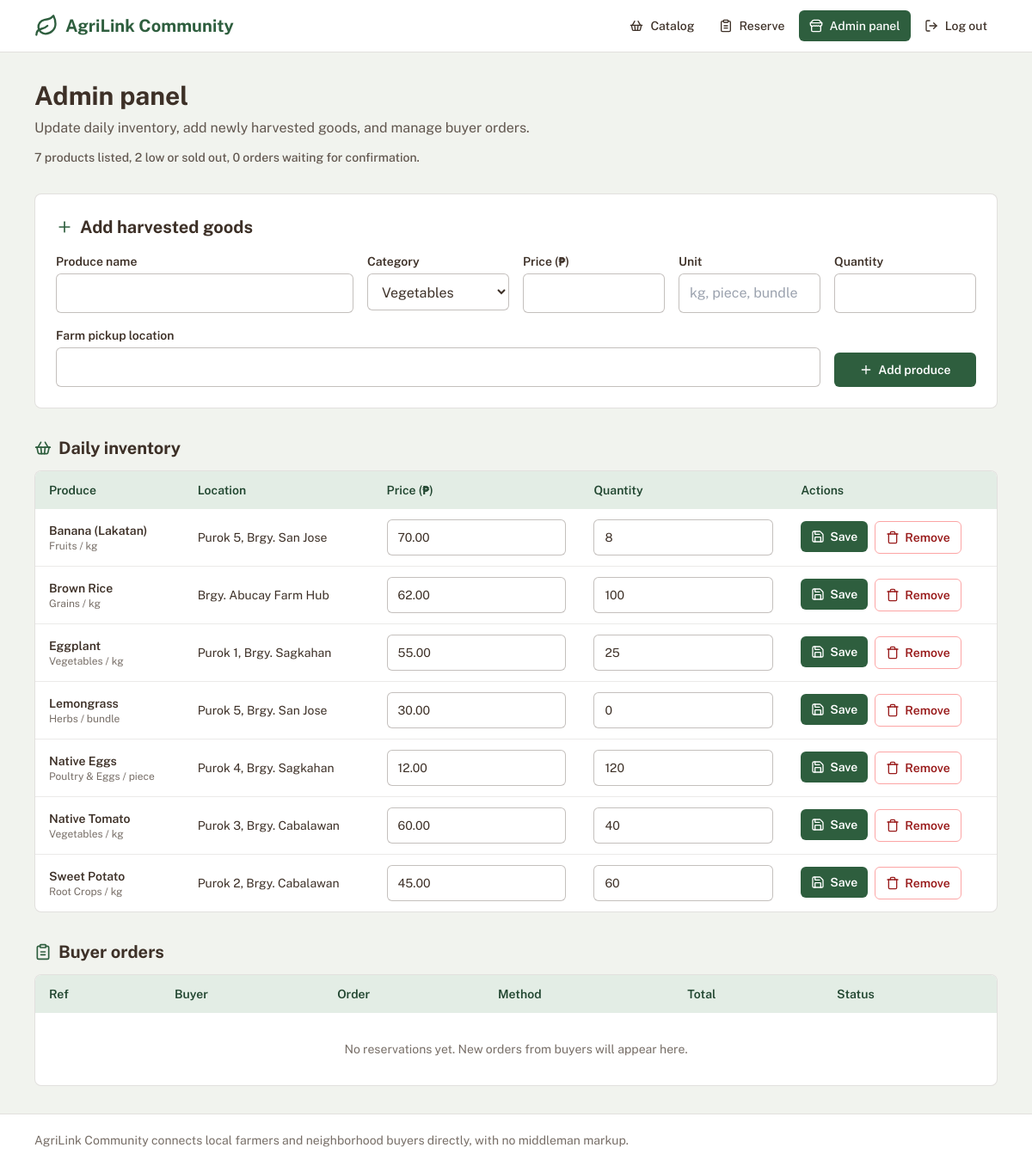
/admin.php (signed in), run on the app's committed database.
### tables this page shows
CREATE TABLE products (
  id INT AUTO_INCREMENT PRIMARY KEY,
  name VARCHAR(80) NOT NULL,
  category VARCHAR(30) NOT NULL,
  price DECIMAL(8,2) NOT NULL,
  unit VARCHAR(20) NOT NULL,
  quantity INT NOT NULL DEFAULT 0,
  location VARCHAR(120) NOT NULL,
  created_at TIMESTAMP DEFAULT CURRENT_TIMESTAMP
);

### admin.php (the view, shortened to what this page needs)
<?php
require __DIR__ . '/includes/db.php';
$products = $pdo->query("SELECT * FROM products ORDER BY name")->fetchAll();
$orders = $pdo->query("SELECT o.*, p.name, p.unit, p.price FROM orders o JOIN products p ON p.id = o.product_id ORDER BY o.id DESC")->fetchAll();
$pending = (int)$pdo->query("SELECT COUNT(*) FROM orders WHERE status = 'Pending'")->fetchColumn();
$low = (int)$pdo->query("SELECT COUNT(*) FROM products WHERE quantity <= 10")->fetchColumn();
$th = 'px-4 py-3 text-left font-semibold';
$btn = 'inline-flex items-center gap-1.5 rounded-md px-3 py-2 text-sm font-semibold focus:outline-none focus:ring-2 focus:ring-leaf/40';
require __DIR__ . '/includes/header.php';
?>
<h1 class="text-3xl font-bold">Admin panel</h1>
<p class="mt-2 text-soil/80">Update daily inventory, add newly harvested goods, and manage buyer orders.</p>
<p class="mt-3 text-sm font-medium text-soil/80"><?= count($products) ?> products listed, <?= $low ?> low or sold out, <?= $pending ?> orders waiting for confirmation.</p>
<section class="mt-8 rounded-lg border border-soil/15 bg-white p-5 sm:p-6" aria-labelledby="add-h">
  <h2 id="add-h" class="flex items-center gap-2 text-xl font-bold"><?= icon('plus', 'h-5 w-5 text-leaf') ?> Add harvested goods</h2>
  <form method="post" class="mt-4 grid gap-4 sm:grid-cols-2 lg:grid-cols-6">
    <div class="lg:col-span-2"><label for="n" class="mb-1 block text-sm font-semibold">Produce name</label><input id="n" name="name" maxlength="80" required class="<?= INPUT ?>"></div>
    <div><label for="c" class="mb-1 block text-sm font-semibold">Category</label>
      <select id="c" name="category" required class="<?= INPUT ?>"><?php foreach (CATEGORIES as $c): ?><option><?= e($c) ?></option><?php endforeach; ?></select></div>
    <div><label for="p" class="mb-1 block text-sm font-semibold">Price (₱)</label><input id="p" name="price" type="number" step="0.01" min="0.01" required class="<?= INPUT ?>"></div>
    <div><label for="u" class="mb-1 block text-sm font-semibold">Unit</label><input id="u" name="unit" maxlength="20" placeholder="kg, piece, bundle" required class="<?= INPUT ?>"></div>
    <div><label for="q" class="mb-1 block text-sm font-semibold">Quantity</label><input id="q" name="quantity" type="number" min="0" required class="<?= INPUT ?>"></div>
    <div class="sm:col-span-2 lg:col-span-5"><label for="l" class="mb-1 block text-sm font-semibold">Farm pickup location</label><input id="l" name="location" maxlength="120" required class="<?= INPUT ?>"></div>
    <div class="flex items-end"><button class="<?= $btn ?> w-full justify-center bg-leaf py-2.5 text-white hover:bg-leaf-dark"><?= icon('plus', 'h-4 w-4') ?> Add produce</button></div>
  </form>
</section>
<section class="mt-8" aria-labelledby="inv-h">
  <h2 id="inv-h" class="flex items-center gap-2 text-xl font-bold"><?= icon('basket', 'h-5 w-5 text-leaf') ?> Daily inventory</h2>
  <div class="mt-3 overflow-x-auto rounded-lg border border-soil/15 bg-white">
    <table class="min-w-full text-sm">
      <thead class="bg-leaf-soft text-leaf-dark"><tr>
        <th class="<?= $th ?>">Produce</th><th class="<?= $th ?>">Location</th><th class="<?= $th ?>">Price (₱)</th><th class="<?= $th ?>">Quantity</th><th class="<?= $th ?>">Actions</th>
      </tr></thead>
      <tbody class="divide-y divide-soil/10">
      <?php foreach ($products as $p): $id = (int)$p['id']; ?>
        <tr>
          <td class="px-4 py-3"><p class="font-semibold"><?= e($p['name']) ?></p><p class="text-xs text-soil/70"><?= e($p['category']) ?> / <?= e($p['unit']) ?></p></td>
          <td class="px-4 py-3"><?= e($p['location']) ?></td>
          <td class="px-4 py-3"><input form="u<?= $id ?>" name="price" type="number" step="0.01" min="0.01" value="<?= e($p['price']) ?>" aria-label="Price for <?= e($p['name']) ?>" class="<?= INPUT ?> w-28"></td>
          <td class="px-4 py-3"><input form="u<?= $id ?>" name="quantity" type="number" min="0" value="<?= (int)$p['quantity'] ?>" aria-label="Quantity for <?= e($p['name']) ?>" class="<?= INPUT ?> w-24"></td>
          <td class="px-4 py-3">
            <div class="flex gap-2">
              <form id="u<?= $id ?>" method="post"><input type="hidden" name="action" value="update"><input type="hidden" name="id" value="<?= $id ?>">
                <button class="<?= $btn ?> bg-leaf text-white hover:bg-leaf-dark"><?= icon('save', 'h-4 w-4') ?> Save</button></form>
              <form method="post" onsubmit="return confirm('Remove this produce and its orders?')"><input type="hidden" name="action" value="delete"><input type="hidden" name="id" value="<?= $id ?>">
                <button class="<?= $btn ?> border border-red-300 text-red-800 hover:bg-red-50" aria-label="Remove <?= e($p['name']) ?>"><?= icon('trash', 'h-4 w-4') ?> Remove</button></form>
            </div>
          </td>
        </tr>
      <?php endforeach; ?>
      </tbody>
    </table>
  </div>
</section>
<section class="mt-8" aria-labelledby="ord-h">
  <h2 id="ord-h" class="flex items-center gap-2 text-xl font-bold"><?= icon('list', 'h-5 w-5 text-leaf') ?> Buyer orders</h2>
  <div class="mt-3 overflow-x-auto rounded-lg border border-soil/15 bg-white">
    <table class="min-w-full text-sm">
      <thead class="bg-leaf-soft text-leaf-dark"><tr>
        <th class="<?= $th ?>">Ref</th><th class="<?= $th ?>">Buyer</th><th class="<?= $th ?>">Order</th><th class="<?= $th ?>">Method</th><th class="<?= $th ?>">Total</th><th class="<?= $th ?>">Status</th>
      </tr></thead>
      <tbody class="divide-y divide-soil/10">
      <?php if (!$orders): ?><tr><td colspan="6" class="px-4 py-8 text-center text-soil/70">No reservations yet. New orders from buyers will appear here.</td></tr><?php endif; ?>
      </tbody>
    </table>
  </div>
</section>
<?php require __DIR__ . '/includes/footer.php'; ?>

### db.php (shortened to what this page needs)
<?php
function e($v): string { return htmlspecialchars((string)$v, ENT_QUOTES, 'UTF-8'); }
function icon(string $name, string $cls = 'h-5 w-5'): string {
    return '<svg xmlns="http://www.w3.org/2000/svg" class="' . $cls . ' shrink-0" viewBox="0 0 24 24" fill="none" stroke="currentColor" stroke-width="2" stroke-linecap="round" stroke-linejoin="round" aria-hidden="true">' . ($p[$name] ?? '') . '</svg>';
}

### data on the page
products: name "Banana (Lakatan)", category "Fruits", unit "kg", location "Purok 5, Brgy. San Jose", price "70.00", quantity "8"
products: name "Brown Rice", category "Grains", unit "kg", location "Brgy. Abucay Farm Hub", price "62.00", quantity "100"
products: name "Eggplant", category "Vegetables", unit "kg", location "Purok 1, Brgy. Sagkahan", price "55.00", quantity "25"
products: name "Lemongrass", category "Herbs", unit "bundle", location "Purok 5, Brgy. San Jose", price "30.00", quantity "0"
products: name "Native Eggs", category "Poultry & Eggs", unit "piece", location "Purok 4, Brgy. Sagkahan", price "12.00", quantity "120"
products: name "Native Tomato", category "Vegetables", unit "kg", location "Purok 3, Brgy. Cabalawan", price "60.00", quantity "40"
products: name "Sweet Potato", category "Root Crops", unit "kg", location "Purok 2, Brgy. Cabalawan", price "45.00", quantity "60"

### other printed values
$label "Catalog Reserve Admin panel"
count($products) "7"
$low "2"
$pending "0"
form field category "Vegetables"
